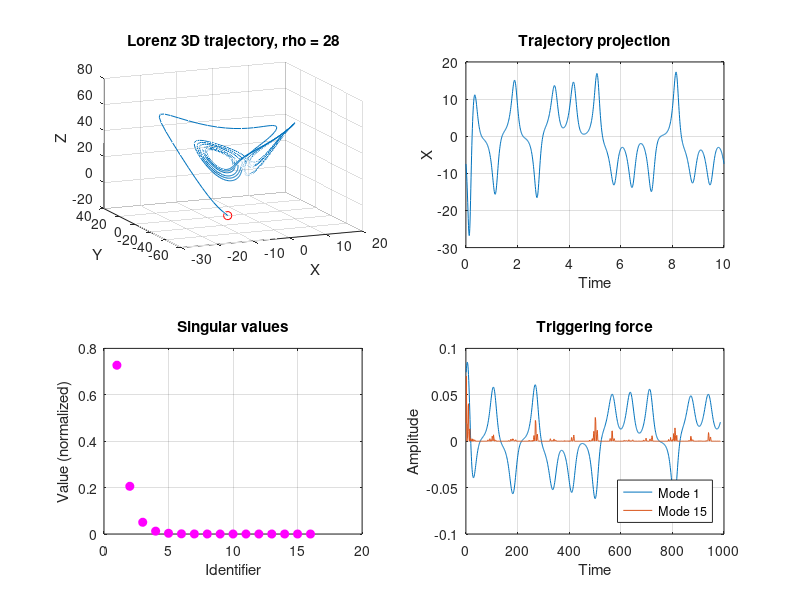

Reproduce this figure in MATLAB.
%%%%%%%%%%%%%%%%%%%%%%%%%%%%%%%%%%%%%%%%%%%%%%%%%%%%%%%%%%%%%%%%%%%%%%%%%%
%                                                                        %
% This code developed by M.Brunetti - Politecnico di Milano in partial   % 
% fulfilment of "Modelling from Measurements" course #055461.            %
%                                                                        %
%                                                    Milano, June 2020   %
%                                                                        %
%%%%%%%%%%%%%%%%%%%%%%%%%%%%%%%%%%%%%%%%%%%%%%%%%%%%%%%%%%%%%%%%%%%%%%%%%%

%%%% Lorenz trajectory Vs. transitioning forecast by triggering force %%%%

%% DATA INITIALIZATION

clear all, close all
dt = 0.01; T = 10; t = 0:dt:T; 
b = 8/3; sig = 10; r = 28;

Lorenz = @(t,x)([ sig * (x(2) - x(1))       ; ...
                  r * x(1)-x(1) * x(3) - x(2) ; ...
                  x(1) * x(2) - b*x(3)         ]);              
ode_options = odeset('RelTol',1e-10, 'AbsTol',1e-11);  

%% ODE SOLUTION AND TRIGGERING FORCE COMPUTATION

x0 = 30*(rand(3,1)-0.5); 
[t,y] = ode45(Lorenz,t,x0);
yx = y(:,1);
yxT = yx';
        
d = 15; % max delay [0..m-1] for Hankel matrix
m = length(yxT); % nummber of snapshots
H=[];
for jj = 1:(d+1)
    H = [H; yxT(:,jj:m-(d+1)+jj)]; 
end              

[U,Sigma,V] = svd(H,'econ'); % singular values decomposition
VT = V';
trigger = VT(d,:);
flag = trigger';

%% RESULTS PLOTTING

figure(1); 

subplot(2,2,1);
plot3(y(:,1),y(:,2),y(:,3)), hold on
plot3(x0(1),x0(2),x0(3),'ro'), hold on
title(['Lorenz 3D trajectory, rho = ' num2str(r)]);
xlabel('X');
ylabel('Y');
zlabel('Z');
view(-23,18)
grid on;

subplot(2,2,2);   
plot(t,yx), hold on
title('Trajectory projection');
xlabel('Time');
ylabel('X');
grid on;

subplot(2,2,3);   
aux = plot(diag(Sigma)/sum(diag(Sigma)),'mo');
set(aux, 'markerfacecolor', get(aux, 'color'));
title('Singular values');
xlabel('Identifier')
ylabel('Value (normalized)')
grid on;

subplot(2,2,4);
plot(V(:,1)), hold on;
plot(V(:,d).^2), hold on; 
title('Triggering force');
legend({'Mode 1',['Mode ' num2str(d)]},'Location','southeast');
xlabel('Time');
ylabel('Amplitude')
grid on;   



